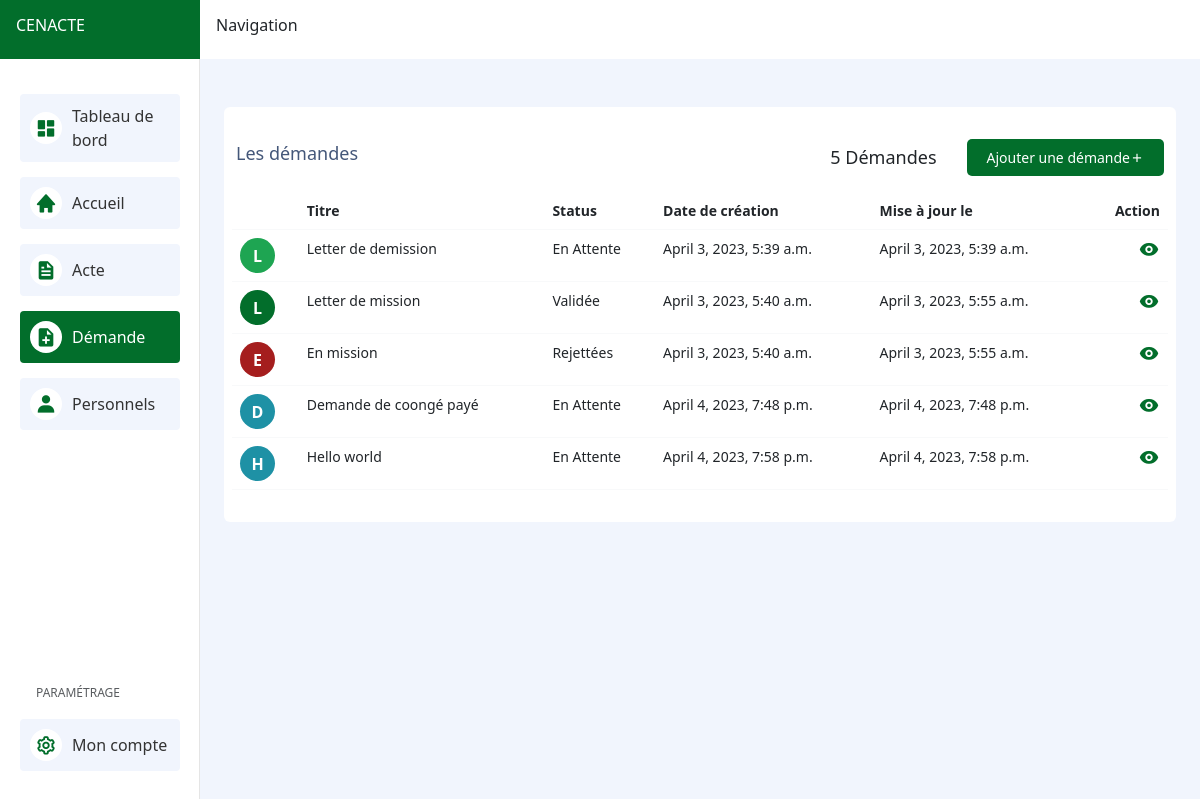
Screenshot of /demandes/ with the database file from the repository.
### requests/models.py (models this page shows, shortened)
class Requests(models.Model):
    id = models.UUIDField(
        primary_key=True,
        default=uuid.uuid4,
        editable=False
    )
    created_by = models.ForeignKey(
        User,
        null=True,
        blank=False,
        on_delete=models.CASCADE
    )
    title = models.CharField(
        max_length=255,
        null=True,
        blank=False
    )
    content = models.TextField(
        max_length=10000,
        null=True,
        blank=True
    )
    STATUS = (
        ("En Attente", "En Attente"),
        ("Validée", "Validée"),
        ("Rejettées", "Rejettées"),
    )
    status = models.CharField(
        max_length=255,
        choices=STATUS,
        blank=False,
        default="En Attente",
        null=True
    )
    from_document = models.ForeignKey(
        Documents,
        on_delete=models.CASCADE,
        null=True,
        blank=True
    )
    date_created = models.DateTimeField(
        _('Date de création'), auto_now_add=True, null=True, blank=True)
    last_update = models.DateTimeField(
        _('Date de mise à jour'), auto_now=True, null=True, blank=True)
    class Meta:
        verbose_name = 'Request'
        verbose_name_plural = 'Requests'

### requests/views.py (the view)
# urls.py: path("", listRequestPage, name="list-requests"),
def listRequestPage(request):
    requests = Requests.objects.all()
    documents = Documents.objects.all()
    bg_options = ["info", "main", "success", "danger", "warning"]
    context = {
        "documents": documents,
        "requests": requests,
        "bg_options": bg_options,
    }
    return render(request, "requests/list-requests.html", context=context)

### requests/templates/requests/list-requests.html (shortened to what this page needs)
{% extends "base-layout.html" %}
{% load static %}
{% block base_layout %}
<div class="container">
    <div class="bg-white rounded py-3 px-2 mt-5">
        <div class="section-header py-3 px-1">
            <div class="section-text-container">
                <h5 class="section-text-header">
                    Les démandes
                </h5>
            </div>
            <div class="section-action-container">
                <div class="items-count">
                    {{requests.count}}{% if requests.count > 1 %} Démandes{% else %} Démande{% endif %}
                </div>
                <a href="#" data-bs-toggle="modal" data-bs-target="#createRequestModal" class="btn-more main">
                    <span>Ajouter une démande</span>
                    <i class='bx bx-plus'></i>
                </a>
            </div>
        </div>
        <div class="table-responsive">
            <table class="table border-light">
                <thead>
                    <tr>
                        <th scope="col"></th>
                        <th scope="col">Titre</th>
                        <th scope="col">Status</th>
                        <th scope="col">Date de création</th>
                        <th scope="col">Mise à jour le</th>
                        <th class="text-end" scope="col">Action</th>
                    </tr>
                </thead>
                <tbody>
                    {% for request in requests %}
                    <tr>
                        <td>
                            <p class="sub-name {{bg_options|random}}">{{request.title|slice:"1"}}</p>
                        </td>
                        <td>{{request.title}}</td>
                        <td>{{request.status}}</td>
                        <td>{{request.date_created}}</td>
                        <td>{{request.last_update}}</td>
                        <td class="text-end">
                            <a href="{% url 'single-request' request.id %}">
                                <i class='bx bxs-show table-action-icon main'></i>
                            </a>
                        </td>
                    </tr>
                    {% endfor %}
                </tbody>
            </table>
        </div>
    </div>
</div>
{% endblock %}

### static/css/main.css (style rules this page uses)
.site-bg { background-color: #f1f5fd; }

### static/css/base-layout.css (style rules this page uses)
body { font-size: .875rem; }

### static/css/table.css (style rules this page uses)
.sub-name { height: 35px; width: 35px; border-radius: 100%; color: white; font-size: 16px; font-weight: 600; margin: 0; display: flex; flex-direction: row; justify-content: center; align-items: center; }
.sub-name.main { background-color: #026e2b; }
.sub-name.success { background-color: #1ea552; }
.sub-name.info { background-color: #1e91a5; }
.sub-name.danger { background-color: #a51e1e; }
.table-action-icon { font-size: 22px; }
.table-action-icon.main { color: #026e2b; }

### static/css/section-header.css (style rules this page uses)
.section-header { display: flex; flex-direction: row; justify-content: space-between; align-items: center; }
.section-header .section-text-container { display: flex; flex-direction: column; justify-content: flex-start; align-items: flex-start; }
.section-text-container .section-text-header { font-size: 18px; color: #445779; font-weight: 400; }
.section-header .section-action-container { display: flex; flex-direction: row; justify-content: flex-end; align-items: center; gap: 10px; }
.section-action-container .items-count { font-size: 18px; margin-right: 20px; }

### static/css/button.css (style rules this page uses)
.btn-more { text-decoration: none; display: flex; flex-direction: row; justify-content: center; align-items: center; padding: 8px 20px; margin: 0; border-radius: 5px; transition: all 0.5s !important; }
.btn-more.main { background-color: #026e2b; color: #fff; }

### rows the page displays
Requests: title "L", title "Letter de demission", status "En Attente", date_created "April 3, 2023, 5:39 a.m.", last_update "April 3, 2023, 5:39 a.m."
Requests: title "L", title "Letter de mission", status "Validée", date_created "April 3, 2023, 5:40 a.m.", last_update "April 3, 2023, 5:55 a.m."
Requests: title "E", title "En mission", status "Rejettées", date_created "April 3, 2023, 5:40 a.m.", last_update "April 3, 2023, 5:55 a.m."
Requests: title "D", title "Demande de coongé payé", status "En Attente", date_created "April 4, 2023, 7:48 p.m.", last_update "April 4, 2023, 7:48 p.m."
Requests: title "H", title "Hello world", status "En Attente", date_created "April 4, 2023, 7:58 p.m.", last_update "April 4, 2023, 7:58 p.m."

### other values shown
{{ requests.count }} "5"
